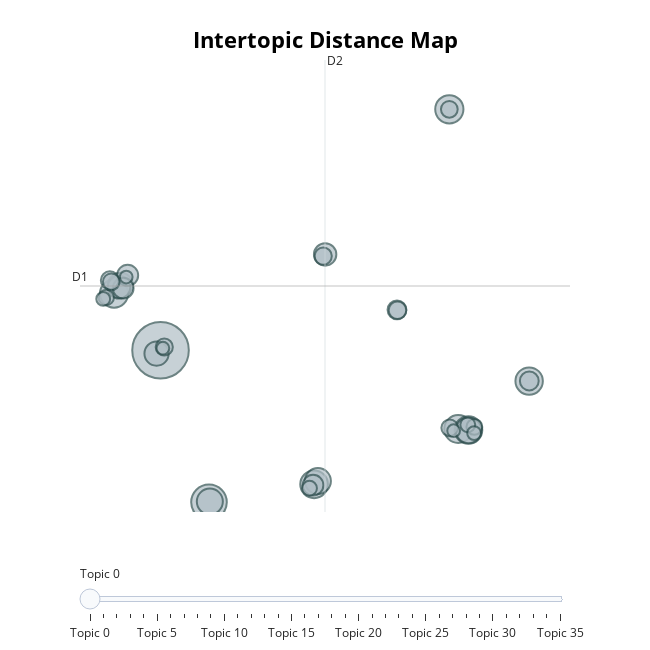

Notebook code for this chart:
### Code cell
topic_model.visualize_topics()

### Figure 1 — Plotly figure (JSON) as saved in the notebook; plotly's stock layout.template omitted (floating-point values rounded to 4 significant figures)
{"data": [{"customdata": [[0, "verilog | kernel | course | source | computer", 217], [1, "flutter | dart | app | bloc | firebase", 86], [2, "python | airdroid | antivirus | airbnb | windows", 54], [3, "laravel | php | filament | package | admin", 54], [4, "nodejs | mongodb | ecommerce | typescript | versedb", 53], [5, "android | kotlin | java | retrofit2 | navigation", 52], [6, "javascript | ciede2000 | canvas | website | remake", 52], [7, "typescript | plugin | deno | godotengine | intersection", 51], [8, "java | engine | springboot | javafx | search", 46], [9, "dart | changes | glitcher | gamers | terminal", 46], [10, "javascript | electron | npm | gulp | api", 45], [11, "python | detection | deeplearning | pytorch | image", 43], [12, "management | system | core | aspnet | medication", 40], [13, "python | eeg | hackathon | covid19 | google", 35], [14, "girls | 23 | acpc | problems | solution", 34], [15, "python | security | vulnerability | tool | scanner", 30], [16, "java | menus | bs | defuzzification | variables", 29], [17, "django | crowdfunding | python | djangorestframework | flask", 29], [18, "react | reactjs | nextjs | styledcomponents | tailwindcss", 24], [19, "html | portfolio | contact | information | projects", 24], [20, "arabic | typeface | diacritics | latin | word", 22], [21, "css | html | haxe | theme | shaders", 21], [22, "yara | lua | go |  | ", 20], [23, "rust | shell | linux | bspwm | bugbounty", 20], [24, "swift | ios | taylor | button | custom", 19], [25, "audio | music | reader | python | subtitles", 19], [26, "php | mangement | usertouser | magazine | livewire", 19], [27, "vue | jsvectormap | vuejs | visualization | javascript", 17], [28, "algorithms | 8puzzle | pygame | python | genetic", 16], [29, "kotlin | koin | ktor | sqldelight | bookstorekmp", 15], [30, "interview | questions | list | awesome | lists", 15], [31, "discord | bot | discordjs | discordbot | aoijs", 13], [32, "robot | vortex | auv | maze | pid", 13], [33, "game | unity | educational | unity3d | teaching", 11], [34, "movies | kfx | arab | docker | youtube", 11], [35, "scraper | scraping | selenium | webscraping | python", 11]], "hovertemplate": "<b>Topic %{customdata[0]}</b><br>%{customdata[1]}<br>Size: %{customdata[2]}", "legendgroup": "", "marker": {"color": "#B0BEC5", "line": {"color": "DarkSlateGrey", "width": 2}, "size": [217, 86, 54, 54, 53, 52, 52, 51, 46, 46, 45, 43, 40, 35, 34, 30, 29, 29, 24, 24, 22, 21, 20, 20, 19, 19, 19, 17, 16, 15, 15, 13, 13, 11, 11, 11], "sizemode": "area", "sizeref": 0.1356, "symbol": "circle"}, "mode": "markers", "name": "", "orientation": "v", "showlegend": false, "type": "scatter", "x": [-5.812, -2.919, -8.587, 11.43, 11.96, 3.355, 12.57, 16.19, 3.58, -2.869, 12.58, -8.204, -6.048, -8.291, 4.012, -7.775, 3.29, -8.04, 16.2, 8.3, -8.837, 8.331, 3.898, -5.59, 11.45, -8.748, 11.43, 12.92, -9.052, 3.079, 12.53, 12.9, -9.234, -5.671, 11.68, -7.86], "xaxis": "x", "y": [6.106, -4.504, 10.06, 22.91, 0.6114, -3.246, 0.5386, 3.95, -3.02, -4.455, 0.5155, 10.63, 5.873, 10.5, 12.78, 11.33, -3.31, 10.43, 3.96, 8.922, 10.98, 8.894, 12.67, 6.33, 0.6898, 10.88, 22.91, 0.7547, 9.79, -3.522, 0.9016, 0.3263, 9.687, 6.247, 0.4931, 11.21], "yaxis": "y"}], "layout": {"annotations": [{"showarrow": false, "text": "D1", "x": -10.62, "y": 10.59, "yshift": 10}, {"showarrow": false, "text": "D2", "x": 4.004, "xshift": 10, "y": 26.35}], "height": 650, "hoverlabel": {"bgcolor": "white", "font": {"family": "Rockwell", "size": 16}}, "legend": {"itemsizing": "constant", "tracegroupgap": 0}, "margin": {"t": 60}, "shapes": [{"line": {"color": "#CFD8DC", "width": 2}, "type": "line", "x0": 4.004, "x1": 4.004, "y0": -5.18, "y1": 26.35}, {"line": {"color": "#9E9E9E", "width": 2}, "type": "line", "x0": -10.62, "x1": 18.63, "y0": 10.59, "y1": 10.59}], "sliders": [{"active": 0, "pad": {"t": 50}, "steps": [{"args": [{"marker.color": [["red", "#B0BEC5", "#B0BEC5", "#B0BEC5", "#B0BEC5", "#B0BEC5", "#B0BEC5", "#B0BEC5", "#B0BEC5", "#B0BEC5", "#B0BEC5", "#B0BEC5", "#B0BEC5", "#B0BEC5", "#B0BEC5", "#B0BEC5", "#B0BEC5", "#B0BEC5", "#B0BEC5", "#B0BEC5", "#B0BEC5", "#B0BEC5", "#B0BEC5", "#B0BEC5", "#B0BEC5", "#B0BEC5", "#B0BEC5", "#B0BEC5", "#B0BEC5", "#B0BEC5", "#B0BEC5", "#B0BEC5", "#B0BEC5", "#B0BEC5", "#B0BEC5", "#B0BEC5"]]}], "label": "Topic 0", "method": "update"}, {"args": [{"marker.color": [["#B0BEC5", "red", "#B0BEC5", "#B0BEC5", "#B0BEC5", "#B0BEC5", "#B0BEC5", "#B0BEC5", "#B0BEC5", "#B0BEC5", "#B0BEC5", "#B0BEC5", "#B0BEC5", "#B0BEC5", "#B0BEC5", "#B0BEC5", "#B0BEC5", "#B0BEC5", "#B0BEC5", "#B0BEC5", "#B0BEC5", "#B0BEC5", "#B0BEC5", "#B0BEC5", "#B0BEC5", "#B0BEC5", "#B0BEC5", "#B0BEC5", "#B0BEC5", "#B0BEC5", "#B0BEC5", "#B0BEC5", "#B0BEC5", "#B0BEC5", "#B0BEC5", "#B0BEC5"]]}], "label": "Topic 1", "method": "update"}, {"args": [{"marker.color": [["#B0BEC5", "#B0BEC5", "red", "#B0BEC5", "#B0BEC5", "#B0BEC5", "#B0BEC5", "#B0BEC5", "#B0BEC5", "#B0BEC5", "#B0BEC5", "#B0BEC5", "#B0BEC5", "#B0BEC5", "#B0BEC5", "#B0BEC5", "#B0BEC5", "#B0BEC5", "#B0BEC5", "#B0BEC5", "#B0BEC5", "#B0BEC5", "#B0BEC5", "#B0BEC5", "#B0BEC5", "#B0BEC5", "#B0BEC5", "#B0BEC5", "#B0BEC5", "#B0BEC5", "#B0BEC5", "#B0BEC5", "#B0BEC5", "#B0BEC5", "#B0BEC5", "#B0BEC5"]]}], "label": "Topic 2", "method": "update"}, {"args": [{"marker.color": [["#B0BEC5", "#B0BEC5", "#B0BEC5", "red", "#B0BEC5", "#B0BEC5", "#B0BEC5", "#B0BEC5", "#B0BEC5", "#B0BEC5", "#B0BEC5", "#B0BEC5", "#B0BEC5", "#B0BEC5", "#B0BEC5", "#B0BEC5", "#B0BEC5", "#B0BEC5", "#B0BEC5", "#B0BEC5", "#B0BEC5", "#B0BEC5", "#B0BEC5", "#B0BEC5", "#B0BEC5", "#B0BEC5", "#B0BEC5", "#B0BEC5", "#B0BEC5", "#B0BEC5", "#B0BEC5", "#B0BEC5", "#B0BEC5", "#B0BEC5", "#B0BEC5", "#B0BEC5"]]}], "label": "Topic 3", "method": "update"}, {"args": [{"marker.color": [["#B0BEC5", "#B0BEC5", "#B0BEC5", "#B0BEC5", "red", "#B0BEC5", "#B0BEC5", "#B0BEC5", "#B0BEC5", "#B0BEC5", "#B0BEC5", "#B0BEC5", "#B0BEC5", "#B0BEC5", "#B0BEC5", "#B0BEC5", "#B0BEC5", "#B0BEC5", "#B0BEC5", "#B0BEC5", "#B0BEC5", "#B0BEC5", "#B0BEC5", "#B0BEC5", "#B0BEC5", "#B0BEC5", "#B0BEC5", "#B0BEC5", "#B0BEC5", "#B0BEC5", "#B0BEC5", "#B0BEC5", "#B0BEC5", "#B0BEC5", "#B0BEC5", "#B0BEC5"]]}], "label": "Topic 4", "method": "update"}, {"args": [{"marker.color": [["#B0BEC5", "#B0BEC5", "#B0BEC5", "#B0BEC5", "#B0BEC5", "red", "#B0BEC5", "#B0BEC5", "#B0BEC5", "#B0BEC5", "#B0BEC5", "#B0BEC5", "#B0BEC5", "#B0BEC5", "#B0BEC5", "#B0BEC5", "#B0BEC5", "#B0BEC5", "#B0BEC5", "#B0BEC5", "#B0BEC5", "#B0BEC5", "#B0BEC5", "#B0BEC5", "#B0BEC5", "#B0BEC5", "#B0BEC5", "#B0BEC5", "#B0BEC5", "#B0BEC5", "#B0BEC5", "#B0BEC5", "#B0BEC5", "#B0BEC5", "#B0BEC5", "#B0BEC5"]]}], "label": "Topic 5", "method": "update"}, {"args": [{"marker.color": [["#B0BEC5", "#B0BEC5", "#B0BEC5", "#B0BEC5", "#B0BEC5", "#B0BEC5", "red", "#B0BEC5", "#B0BEC5", "#B0BEC5", "#B0BEC5", "#B0BEC5", "#B0BEC5", "#B0BEC5", "#B0BEC5", "#B0BEC5", "#B0BEC5", "#B0BEC5", "#B0BEC5", "#B0BEC5", "#B0BEC5", "#B0BEC5", "#B0BEC5", "#B0BEC5", "#B0BEC5", "#B0BEC5", "#B0BEC5", "#B0BEC5", "#B0BEC5", "#B0BEC5", "#B0BEC5", "#B0BEC5", "#B0BEC5", "#B0BEC5", "#B0BEC5", "#B0BEC5"]]}], "label": "Topic 6", "method": "update"}, {"args": [{"marker.color": [["#B0BEC5", "#B0BEC5", "#B0BEC5", "#B0BEC5", "#B0BEC5", "#B0BEC5", "#B0BEC5", "red", "#B0BEC5", "#B0BEC5", "#B0BEC5", "#B0BEC5", "#B0BEC5", "#B0BEC5", "#B0BEC5", "#B0BEC5", "#B0BEC5", "#B0BEC5", "#B0BEC5", "#B0BEC5", "#B0BEC5", "#B0BEC5", "#B0BEC5", "#B0BEC5", "#B0BEC5", "#B0BEC5", "#B0BEC5", "#B0BEC5", "#B0BEC5", "#B0BEC5", "#B0BEC5", "#B0BEC5", "#B0BEC5", "#B0BEC5", "#B0BEC5", "#B0BEC5"]]}], "label": "Topic 7", "method": "update"}, {"args": [{"marker.color": [["#B0BEC5", "#B0BEC5", "#B0BEC5", "#B0BEC5", "#B0BEC5", "#B0BEC5", "#B0BEC5", "#B0BEC5", "red", "#B0BEC5", "#B0BEC5", "#B0BEC5", "#B0BEC5", "#B0BEC5", "#B0BEC5", "#B0BEC5", "#B0BEC5", "#B0BEC5", "#B0BEC5", "#B0BEC5", "#B0BEC5", "#B0BEC5", "#B0BEC5", "#B0BEC5", "#B0BEC5", "#B0BEC5", "#B0BEC5", "#B0BEC5", "#B0BEC5", "#B0BEC5", "#B0BEC5", "#B0BEC5", "#B0BEC5", "#B0BEC5", "#B0BEC5", "#B0BEC5"]]}], "label": "Topic 8", "method": "update"}, {"args": [{"marker.color": [["#B0BEC5", "#B0BEC5", "#B0BEC5", "#B0BEC5", "#B0BEC5", "#B0BEC5", "#B0BEC5", "#B0BEC5", "#B0BEC5", "red", "#B0BEC5", "#B0BEC5", "#B0BEC5", "#B0BEC5", "#B0BEC5", "#B0BEC5", "#B0BEC5", "#B0BEC5", "#B0BEC5", "#B0BEC5", "#B0BEC5", "#B0BEC5", "#B0BEC5", "#B0BEC5", "#B0BEC5", "#B0BEC5", "#B0BEC5", "#B0BEC5", "#B0BEC5", "#B0BEC5", "#B0BEC5", "#B0BEC5", "#B0BEC5", "#B0BEC5", "#B0BEC5", "#B0BEC5"]]}], "label": "Topic 9", "method": "update"}, {"args": [{"marker.color": [["#B0BEC5", "#B0BEC5", "#B0BEC5", "#B0BEC5", "#B0BEC5", "#B0BEC5", "#B0BEC5", "#B0BEC5", "#B0BEC5", "#B0BEC5", "red", "#B0BEC5", "#B0BEC5", "#B0BEC5", "#B0BEC5", "#B0BEC5", "#B0BEC5", "#B0BEC5", "#B0BEC5", "#B0BEC5", "#B0BEC5", "#B0BEC5", "#B0BEC5", "#B0BEC5", "#B0BEC5", "#B0BEC5", "#B0BEC5", "#B0BEC5", "#B0BEC5", "#B0BEC5", "#B0BEC5", "#B0BEC5", "#B0BEC5", "#B0BEC5", "#B0BEC5", "#B0BEC5"]]}], "label": "Topic 10", "method": "update"}, {"args": [{"marker.color": [["#B0BEC5", "#B0BEC5", "#B0BEC5", "#B0BEC5", "#B0BEC5", "#B0BEC5", "#B0BEC5", "#B0BEC5", "#B0BEC5", "#B0BEC5", "#B0BEC5", "red", "#B0BEC5", "#B0BEC5", "#B0BEC5", "#B0BEC5", "#B0BEC5", "#B0BEC5", "#B0BEC5", "#B0BEC5", "#B0BEC5", "#B0BEC5", "#B0BEC5", "#B0BEC5", "#B0BEC5", "#B0BEC5", "#B0BEC5", "#B0BEC5", "#B0BEC5", "#B0BEC5", "#B0BEC5", "#B0BEC5", "#B0BEC5", "#B0BEC5", "#B0BEC5", "#B0BEC5"]]}], "label": "Topic 11", "method": "update"}, {"args": [{"marker.color": [["#B0BEC5", "#B0BEC5", "#B0BEC5", "#B0BEC5", "#B0BEC5", "#B0BEC5", "#B0BEC5", "#B0BEC5", "#B0BEC5", "#B0BEC5", "#B0BEC5", "#B0BEC5", "red", "#B0BEC5", "#B0BEC5", "#B0BEC5", "#B0BEC5", "#B0BEC5", "#B0BEC5", "#B0BEC5", "#B0BEC5", "#B0BEC5", "#B0BEC5", "#B0BEC5", "#B0BEC5", "#B0BEC5", "#B0BEC5", "#B0BEC5", "#B0BEC5", "#B0BEC5", "#B0BEC5", "#B0BEC5", "#B0BEC5", "#B0BEC5", "#B0BEC5", "#B0BEC5"]]}], "label": "Topic 12", "method": "update"}, {"args": [{"marker.color": [["#B0BEC5", "#B0BEC5", "#B0BEC5", "#B0BEC5", "#B0BEC5", "#B0BEC5", "#B0BEC5", "#B0BEC5", "#B0BEC5", "#B0BEC5", "#B0BEC5", "#B0BEC5", "#B0BEC5", "red", "#B0BEC5", "#B0BEC5", "#B0BEC5", "#B0BEC5", "#B0BEC5", "#B0BEC5", "#B0BEC5", "#B0BEC5", "#B0BEC5", "#B0BEC5", "#B0BEC5", "#B0BEC5", "#B0BEC5", "#B0BEC5", "#B0BEC5", "#B0BEC5", "#B0BEC5", "#B0BEC5", "#B0BEC5", "#B0BEC5", "#B0BEC5", "#B0BEC5"]]}], "label": "Topic 13", "method": "update"}, {"args": [{"marker.color": [["#B0BEC5", "#B0BEC5", "#B0BEC5", "#B0BEC5", "#B0BEC5", "#B0BEC5", "#B0BEC5", "#B0BEC5", "#B0BEC5", "#B0BEC5", "#B0BEC5", "#B0BEC5", "#B0BEC5", "#B0BEC5", "red", "#B0BEC5", "#B0BEC5", "#B0BEC5", "#B0BEC5", "#B0BEC5", "#B0BEC5", "#B0BEC5", "#B0BEC5", "#B0BEC5", "#B0BEC5", "#B0BEC5", "#B0BEC5", "#B0BEC5", "#B0BEC5", "#B0BEC5", "#B0BEC5", "#B0BEC5", "#B0BEC5", "#B0BEC5", "#B0BEC5", "#B0BEC5"]]}], "label": "Topic 14", "method": "update"}, {"args": [{"marker.color": [["#B0BEC5", "#B0BEC5", "#B0BEC5", "#B0BEC5", "#B0BEC5", "#B0BEC5", "#B0BEC5", "#B0BEC5", "#B0BEC5", "#B0BEC5", "#B0BEC5", "#B0BEC5", "#B0BEC5", "#B0BEC5", "#B0BEC5", "red", "#B0BEC5", "#B0BEC5", "#B0BEC5", "#B0BEC5", "#B0BEC5", "#B0BEC5", "#B0BEC5", "#B0BEC5", "#B0BEC5", "#B0BEC5", "#B0BEC5", "#B0BEC5", "#B0BEC5", "#B0BEC5", "#B0BEC5", "#B0BEC5", "#B0BEC5", "#B0BEC5", "#B0BEC5", "#B0BEC5"]]}], "label": "Topic 15", "method": "update"}, {"args": [{"marker.color": [["#B0BEC5", "#B0BEC5", "#B0BEC5", "#B0BEC5", "#B0BEC5", "#B0BEC5", "#B0BEC5", "#B0BEC5", "#B0BEC5", "#B0BEC5", "#B0BEC5", "#B0BEC5", "#B0BEC5", "#B0BEC5", "#B0BEC5", "#B0BEC5", "red", "#B0BEC5", "#B0BEC5", "#B0BEC5", "#B0BEC5", "#B0BEC5", "#B0BEC5", "#B0BEC5", "#B0BEC5", "#B0BEC5", "#B0BEC5", "#B0BEC5", "#B0BEC5", "#B0BEC5", "#B0BEC5", "#B0BEC5", "#B0BEC5", "#B0BEC5", "#B0BEC5", "#B0BEC5"]]}], "label": "Topic 16", "method": "update"}, {"args": [{"marker.color": [["#B0BEC5", "#B0BEC5", "#B0BEC5", "#B0BEC5", "#B0BEC5", "#B0BEC5", "#B0BEC5", "#B0BEC5", "#B0BEC5", "#B0BEC5", "#B0BEC5", "#B0BEC5", "#B0BEC5", "#B0BEC5", "#B0BEC5", "#B0BEC5", "#B0BEC5", "red", "#B0BEC5", "#B0BEC5", "#B0BEC5", "#B0BEC5", "#B0BEC5", "#B0BEC5", "#B0BEC5", "#B0BEC5", "#B0BEC5", "#B0BEC5", "#B0BEC5", "#B0BEC5", "#B0BEC5", "#B0BEC5", "#B0BEC5", "#B0BEC5", "#B0BEC5", "#B0BEC5"]]}], "label": "Topic 17", "method": "update"}, {"args": [{"marker.color": [["#B0BEC5", "#B0BEC5", "#B0BEC5", "#B0BEC5", "#B0BEC5", "#B0BEC5", "#B0BEC5", "#B0BEC5", "#B0BEC5", "#B0BEC5", "#B0BEC5", "#B0BEC5", "#B0BEC5", "#B0BEC5", "#B0BEC5", "#B0BEC5", "#B0BEC5", "#B0BEC5", "red", "#B0BEC5", "#B0BEC5", "#B0BEC5", "#B0BEC5", "#B0BEC5", "#B0BEC5", "#B0BEC5", "#B0BEC5", "#B0BEC5", "#B0BEC5", "#B0BEC5", "#B0BEC5", "#B0BEC5", "#B0BEC5", "#B0BEC5", "#B0BEC5", "#B0BEC5"]]}], "label": "Topic 18", "method": "update"}, {"args": [{"marker.color": [["#B0BEC5", "#B0BEC5", "#B0BEC5", "#B0BEC5", "#B0BEC5", "#B0BEC5", "#B0BEC5", "#B0BEC5", "#B0BEC5", "#B0BEC5", "#B0BEC5", "#B0BEC5", "#B0BEC5", "#B0BEC5", "#B0BEC5", "#B0BEC5", "#B0BEC5", "#B0BEC5", "#B0BEC5", "red", "#B0BEC5", "#B0BEC5", "#B0BEC5", "#B0BEC5", "#B0BEC5", "#B0BEC5", "#B0BEC5", "#B0BEC5", "#B0BEC5", "#B0BEC5", "#B0BEC5", "#B0BEC5", "#B0BEC5", "#B0BEC5", "#B0BEC5", "#B0BEC5"]]}], "label": "Topic 19", "method": "update"}, {"args": [{"marker.color": [["#B0BEC5", "#B0BEC5", "#B0BEC5", "#B0BEC5", "#B0BEC5", "#B0BEC5", "#B0BEC5", "#B0BEC5", "#B0BEC5", "#B0BEC5", "#B0BEC5", "#B0BEC5", "#B0BEC5", "#B0BEC5", "#B0BEC5", "#B0BEC5", "#B0BEC5", "#B0BEC5", "#B0BEC5", "#B0BEC5", "red", "#B0BEC5", "#B0BEC5", "#B0BEC5", "#B0BEC5", "#B0BEC5", "#B0BEC5", "#B0BEC5", "#B0BEC5", "#B0BEC5", "#B0BEC5", "#B0BEC5", "#B0BEC5", "#B0BEC5", "#B0BEC5", "#B0BEC5"]]}], "label": "Topic 20", "method": "update"}, {"args": [{"marker.color": [["#B0BEC5", "#B0BEC5", "#B0BEC5", "#B0BEC5", "#B0BEC5", "#B0BEC5", "#B0BEC5", "#B0BEC5", "#B0BEC5", "#B0BEC5", "#B0BEC5", "#B0BEC5", "#B0BEC5", "#B0BEC5", "#B0BEC5", "#B0BEC5", "#B0BEC5", "#B0BEC5", "#B0BEC5", "#B0BEC5", "#B0BEC5", "red", "#B0BEC5", "#B0BEC5", "#B0BEC5", "#B0BEC5", "#B0BEC5", "#B0BEC5", "#B0BEC5", "#B0BEC5", "#B0BEC5", "#B0BEC5", "#B0BEC5", "#B0BEC5", "#B0BEC5", "#B0BEC5"]]}], "label": "Topic 21", "method": "update"}, {"args": [{"marker.color": [["#B0BEC5", "#B0BEC5", "#B0BEC5", "#B0BEC5", "#B0BEC5", "#B0BEC5", "#B0BEC5", "#B0BEC5", "#B0BEC5", "#B0BEC5", "#B0BEC5", "#B0BEC5", "#B0BEC5", "#B0BEC5", "#B0BEC5", "#B0BEC5", "#B0BEC5", "#B0BEC5", "#B0BEC5", "#B0BEC5", "#B0BEC5", "#B0BEC5", "red", "#B0BEC5", "#B0BEC5", "#B0BEC5", "#B0BEC5", "#B0BEC5", "#B0BEC5", "#B0BEC5", "#B0BEC5", "#B0BEC5", "#B0BEC5", "#B0BEC5", "#B0BEC5", "#B0BEC5"]]}], "label": "Topic 22", "method": "update"}, {"args": [{"marker.color": [["#B0BEC5", "#B0BEC5", "#B0BEC5", "#B0BEC5", "#B0BEC5", "#B0BEC5", "#B0BEC5", "#B0BEC5", "#B0BEC5", "#B0BEC5", "#B0BEC5", "#B0BEC5", "#B0BEC5", "#B0BEC5", "#B0BEC5", "#B0BEC5", "#B0BEC5", "#B0BEC5", "#B0BEC5", "#B0BEC5", "#B0BEC5", "#B0BEC5", "#B0BEC5", "red", "#B0BEC5", "#B0BEC5", "#B0BEC5", "#B0BEC5", "#B0BEC5", "#B0BEC5", "#B0BEC5", "#B0BEC5", "#B0BEC5", "#B0BEC5", "#B0BEC5", "#B0BEC5"]]}], "label": "Topic 23", "method": "update"}, {"args": [{"marker.color": [["#B0BEC5", "#B0BEC5", "#B0BEC5", "#B0BEC5", "#B0BEC5", "#B0BEC5", "#B0BEC5", "#B0BEC5", "#B0BEC5", "#B0BEC5", "#B0BEC5", "#B0BEC5", "#B0BEC5", "#B0BEC5", "#B0BEC5", "#B0BEC5", "#B0BEC5", "#B0BEC5", "#B0BEC5", "#B0BEC5", "#B0BEC5", "#B0BEC5", "#B0BEC5", "#B0BEC5", "red", "#B0BEC5", "#B0BEC5", "#B0BEC5", "#B0BEC5", "#B0BEC5", "#B0BEC5", "#B0BEC5", "#B0BEC5", "#B0BEC5", "#B0BEC5", "#B0BEC5"]]}], "label": "Topic 24", "method": "update"}, {"args": [{"marker.color": [["#B0BEC5", "#B0BEC5", "#B0BEC5", "#B0BEC5", "#B0BEC5", "#B0BEC5", "#B0BEC5", "#B0BEC5", "#B0BEC5", "#B0BEC5", "#B0BEC5", "#B0BEC5", "#B0BEC5", "#B0BEC5", "#B0BEC5", "#B0BEC5", "#B0BEC5", "#B0BEC5", "#B0BEC5", "#B0BEC5", "#B0BEC5", "#B0BEC5", "#B0BEC5", "#B0BEC5", "#B0BEC5", "red", "#B0BEC5", "#B0BEC5", "#B0BEC5", "#B0BEC5", "#B0BEC5", "#B0BEC5", "#B0BEC5", "#B0BEC5", "#B0BEC5", "#B0BEC5"]]}], "label": "Topic 25", "method": "update"}, {"args": [{"marker.color": [["#B0BEC5", "#B0BEC5", "#B0BEC5", "#B0BEC5", "#B0BEC5", "#B0BEC5", "#B0BEC5", "#B0BEC5", "#B0BEC5", "#B0BEC5", "#B0BEC5", "#B0BEC5", "#B0BEC5", "#B0BEC5", "#B0BEC5", "#B0BEC5", "#B0BEC5", "#B0BEC5", "#B0BEC5", "#B0BEC5", "#B0BEC5", "#B0BEC5", "#B0BEC5", "#B0BEC5", "#B0BEC5", "#B0BEC5", "red", "#B0BEC5", "#B0BEC5", "#B0BEC5", "#B0BEC5", "#B0BEC5", "#B0BEC5", "#B0BEC5", "#B0BEC5", "#B0BEC5"]]}], "label": "Topic 26", "method": "update"}, {"args": [{"marker.color": [["#B0BEC5", "#B0BEC5", "#B0BEC5", "#B0BEC5", "#B0BEC5", "#B0BEC5", "#B0BEC5", "#B0BEC5", "#B0BEC5", "#B0BEC5", "#B0BEC5", "#B0BEC5", "#B0BEC5", "#B0BEC5", "#B0BEC5", "#B0BEC5", "#B0BEC5", "#B0BEC5", "#B0BEC5", "#B0BEC5", "#B0BEC5", "#B0BEC5", "#B0BEC5", "#B0BEC5", "#B0BEC5", "#B0BEC5", "#B0BEC5", "red", "#B0BEC5", "#B0BEC5", "#B0BEC5", "#B0BEC5", "#B0BEC5", "#B0BEC5", "#B0BEC5", "#B0BEC5"]]}], "label": "Topic 27", "method": "update"}, {"args": [{"marker.color": [["#B0BEC5", "#B0BEC5", "#B0BEC5", "#B0BEC5", "#B0BEC5", "#B0BEC5", "#B0BEC5", "#B0BEC5", "#B0BEC5", "#B0BEC5", "#B0BEC5", "#B0BEC5", "#B0BEC5", "#B0BEC5", "#B0BEC5", "#B0BEC5", "#B0BEC5", "#B0BEC5", "#B0BEC5", "#B0BEC5", "#B0BEC5", "#B0BEC5", "#B0BEC5", "#B0BEC5", "#B0BEC5", "#B0BEC5", "#B0BEC5", "#B0BEC5", "red", "#B0BEC5", "#B0BEC5", "#B0BEC5", "#B0BEC5", "#B0BEC5", "#B0BEC5", "#B0BEC5"]]}], "label": "Topic 28", "method": "update"}, {"args": [{"marker.color": [["#B0BEC5", "#B0BEC5", "#B0BEC5", "#B0BEC5", "#B0BEC5", "#B0BEC5", "#B0BEC5", "#B0BEC5", "#B0BEC5", "#B0BEC5", "#B0BEC5", "#B0BEC5", "#B0BEC5", "#B0BEC5", "#B0BEC5", "#B0BEC5", "#B0BEC5", "#B0BEC5", "#B0BEC5", "#B0BEC5", "#B0BEC5", "#B0BEC5", "#B0BEC5", "#B0BEC5", "#B0BEC5", "#B0BEC5", "#B0BEC5", "#B0BEC5", "#B0BEC5", "red", "#B0BEC5", "#B0BEC5", "#B0BEC5", "#B0BEC5", "#B0BEC5", "#B0BEC5"]]}], "label": "Topic 29", "method": "update"}, {"args": [{"marker.color": [["#B0BEC5", "#B0BEC5", "#B0BEC5", "#B0BEC5", "#B0BEC5", "#B0BEC5", "#B0BEC5", "#B0BEC5", "#B0BEC5", "#B0BEC5", "#B0BEC5", "#B0BEC5", "#B0BEC5", "#B0BEC5", "#B0BEC5", "#B0BEC5", "#B0BEC5", "#B0BEC5", "#B0BEC5", "#B0BEC5", "#B0BEC5", "#B0BEC5", "#B0BEC5", "#B0BEC5", "#B0BEC5", "#B0BEC5", "#B0BEC5", "#B0BEC5", "#B0BEC5", "#B0BEC5", "red", "#B0BEC5", "#B0BEC5", "#B0BEC5", "#B0BEC5", "#B0BEC5"]]}], "label": "Topic 30", "method": "update"}, {"args": [{"marker.color": [["#B0BEC5", "#B0BEC5", "#B0BEC5", "#B0BEC5", "#B0BEC5", "#B0BEC5", "#B0BEC5", "#B0BEC5", "#B0BEC5", "#B0BEC5", "#B0BEC5", "#B0BEC5", "#B0BEC5", "#B0BEC5", "#B0BEC5", "#B0BEC5", "#B0BEC5", "#B0BEC5", "#B0BEC5", "#B0BEC5", "#B0BEC5", "#B0BEC5", "#B0BEC5", "#B0BEC5", "#B0BEC5", "#B0BEC5", "#B0BEC5", "#B0BEC5", "#B0BEC5", "#B0BEC5", "#B0BEC5", "red", "#B0BEC5", "#B0BEC5", "#B0BEC5", "#B0BEC5"]]}], "label": "Topic 31", "method": "update"}, {"args": [{"marker.color": [["#B0BEC5", "#B0BEC5", "#B0BEC5", "#B0BEC5", "#B0BEC5", "#B0BEC5", "#B0BEC5", "#B0BEC5", "#B0BEC5", "#B0BEC5", "#B0BEC5", "#B0BEC5", "#B0BEC5", "#B0BEC5", "#B0BEC5", "#B0BEC5", "#B0BEC5", "#B0BEC5", "#B0BEC5", "#B0BEC5", "#B0BEC5", "#B0BEC5", "#B0BEC5", "#B0BEC5", "#B0BEC5", "#B0BEC5", "#B0BEC5", "#B0BEC5", "#B0BEC5", "#B0BEC5", "#B0BEC5", "#B0BEC5", "red", "#B0BEC5", "#B0BEC5", "#B0BEC5"]]}], "label": "Topic 32", "method": "update"}, {"args": [{"marker.color": [["#B0BEC5", "#B0BEC5", "#B0BEC5", "#B0BEC5", "#B0BEC5", "#B0BEC5", "#B0BEC5", "#B0BEC5", "#B0BEC5", "#B0BEC5", "#B0BEC5", "#B0BEC5", "#B0BEC5", "#B0BEC5", "#B0BEC5", "#B0BEC5", "#B0BEC5", "#B0BEC5", "#B0BEC5", "#B0BEC5", "#B0BEC5", "#B0BEC5", "#B0BEC5", "#B0BEC5", "#B0BEC5", "#B0BEC5", "#B0BEC5", "#B0BEC5", "#B0BEC5", "#B0BEC5", "#B0BEC5", "#B0BEC5", "#B0BEC5", "red", "#B0BEC5", "#B0BEC5"]]}], "label": "Topic 33", "method": "update"}, {"args": [{"marker.color": [["#B0BEC5", "#B0BEC5", "#B0BEC5", "#B0BEC5", "#B0BEC5", "#B0BEC5", "#B0BEC5", "#B0BEC5", "#B0BEC5", "#B0BEC5", "#B0BEC5", "#B0BEC5", "#B0BEC5", "#B0BEC5", "#B0BEC5", "#B0BEC5", "#B0BEC5", "#B0BEC5", "#B0BEC5", "#B0BEC5", "#B0BEC5", "#B0BEC5", "#B0BEC5", "#B0BEC5", "#B0BEC5", "#B0BEC5", "#B0BEC5", "#B0BEC5", "#B0BEC5", "#B0BEC5", "#B0BEC5", "#B0BEC5", "#B0BEC5", "#B0BEC5", "red", "#B0BEC5"]]}], "label": "Topic 34", "method": "update"}, {"args": [{"marker.color": [["#B0BEC5", "#B0BEC5", "#B0BEC5", "#B0BEC5", "#B0BEC5", "#B0BEC5", "#B0BEC5", "#B0BEC5", "#B0BEC5", "#B0BEC5", "#B0BEC5", "#B0BEC5", "#B0BEC5", "#B0BEC5", "#B0BEC5", "#B0BEC5", "#B0BEC5", "#B0BEC5", "#B0BEC5", "#B0BEC5", "#B0BEC5", "#B0BEC5", "#B0BEC5", "#B0BEC5", "#B0BEC5", "#B0BEC5", "#B0BEC5", "#B0BEC5", "#B0BEC5", "#B0BEC5", "#B0BEC5", "#B0BEC5", "#B0BEC5", "#B0BEC5", "#B0BEC5", "red"]]}], "label": "Topic 35", "method": "update"}]}], "title": {"font": {"color": "Black", "size": 22}, "text": "<b>Intertopic Distance Map</b>", "x": 0.5, "xanchor": "center", "y": 0.95, "yanchor": "top"}, "width": 650, "xaxis": {"anchor": "y", "domain": [0, 1], "range": [-10.62, 18.63], "title": {"text": ""}, "visible": false}, "yaxis": {"anchor": "x", "domain": [0, 1], "range": [-5.18, 26.35], "title": {"text": ""}, "visible": false}}}
